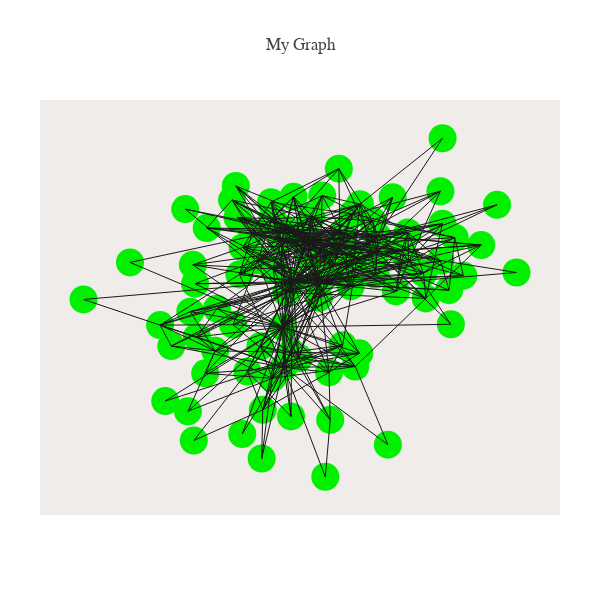
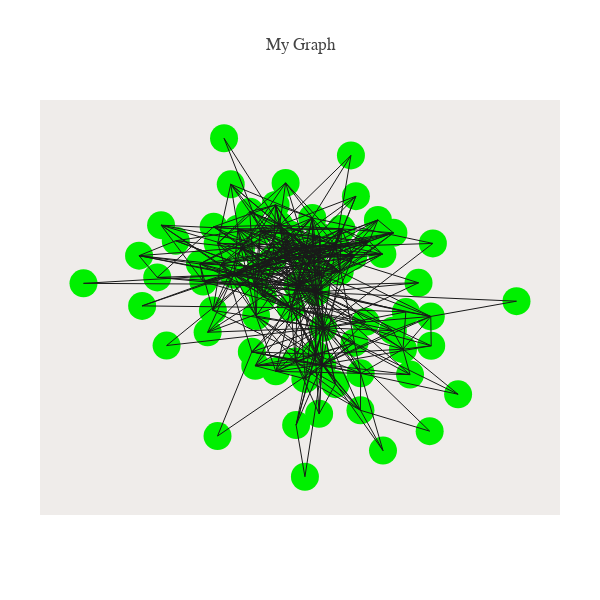
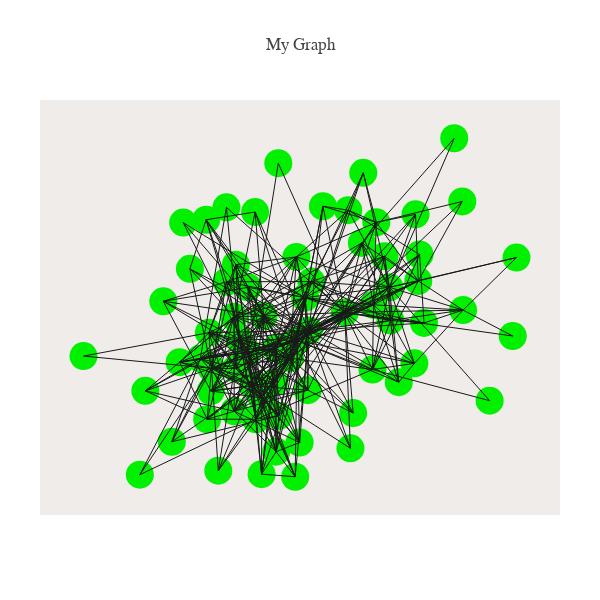
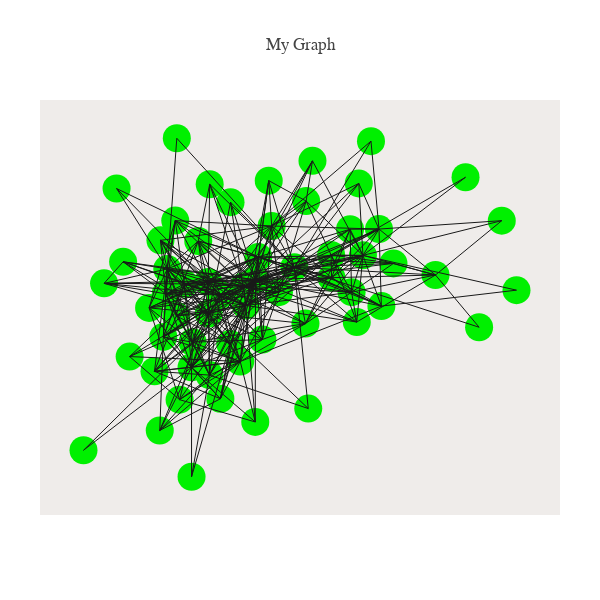

The notebook cell saved with these charts, in order:
### Code cell
def merge_labels(clusters, classes_info, sids, enum2label):
    """
    Create a new mapping from syllable id (sid in database) to their new class index.
     The class index is the index of the cluster where the original class belongs.
     E.g. syllable 123456 originally belongs to class 1, and syllable 234567 originally belongs to class 2
     Class 1 and 2 now merges into cluster #3.
     Accordingly, syllable 123456 and 234567 is now mapped to cluster #3
    :param clusters: an array of N element, where N is the number of original classes. Value at element #i is the
                     index of the cluster class #i now belongs, e.g. if originally there are 10 classes and clusters is
                     [0 0 1 3 1 2 2 0 1 3], it is interpreted that:
       class index    0 1 2 3 4 5 6 7 8 9
       cluster #0 ->  ^ ^           ^
       cluster #1 ->      ^   ^       ^
       cluster #2 ->            ^ ^
       cluster #3 ->        ^           ^
                     class #0, #1, #7 now belong to cluster #0
                     class #2, #4, #8 now belong to cluster #1
                     class #5, #6 now belong to cluster #2
                     class #3, #9 now belong to cluster #3
    :param classes_info: a map from (original) class index to list of sind (indices of syllables in the array sids)
                         e.g. given 10 classes, classes_info looks something like:
                         {0: [1,4,6,9,31], 1:[2,17, 5, 22], ...}
    :param sids: array of syllable id (sid in database). The array indices of them is used in classes_info
    :param enum2label: a map from class index to the actual label given in the database
    :return: (sid_to_cluster_base_1, merged_enum2label_base1) where:
           sid_to_cluster_base_1: a map from syllable id (sid) to the cluster index (base 1) its original class belongs to
           merged_enum2label_base1: a map from cluster index (base 1) to a new label. This new label is a concatenation of all its
                              constituent class labels
    """
    sid_to_cluster_base_1 = {}
    merged_enum2label_base1 = {}
    for current_class_idx, merged_class_idx in enumerate(clusters):
        merged_class_idx_base_1 = merged_class_idx + 1

        sinds = classes_info[current_class_idx]
        for sind in sinds:
            sid = sids[sind]
            sid_to_cluster_base_1[sid] = merged_class_idx_base_1

        current_class_label = enum2label[current_class_idx]
        if merged_class_idx_base_1 in merged_enum2label_base1:
            merged_enum2label_base1[merged_class_idx_base_1].append(current_class_label)
        else:
            merged_enum2label_base1[merged_class_idx_base_1] = [current_class_label]

    for merged_class_idx in list(merged_enum2label_base1.keys()):
        class_labels = merged_enum2label_base1[merged_class_idx]
        merged_enum2label_base1[merged_class_idx] = ' -&- '.join(class_labels)

    return sid_to_cluster_base_1, merged_enum2label_base1


def display_graph(nodes, edges, labels):
    graph=nx.Graph()#  G is an empty Graph
    graph.add_nodes_from(nodes)
    graph.add_edges_from(edges)

    # pos=nx.fruchterman_reingold_layout(graph)   
    pos = nx.spring_layout(graph, weight='strength', iterations=3000)

    Xn=[pos[k][0] for k in range(len(pos))]
    Yn=[pos[k][1] for k in range(len(pos))]

    trace_nodes=dict(type='scatter',
                     x=Xn, 
                     y=Yn,
                     mode='markers',
                     marker=dict(size=28, color='rgb(0,240,0)'),
                     text=labels,
                     hoverinfo='text')

    Xe=[]
    Ye=[]
    for e in graph.edges():
        Xe.extend([pos[e[0]][0], pos[e[1]][0], None])
        Ye.extend([pos[e[0]][1], pos[e[1]][1], None])

    trace_edges=dict(type='scatter',
                     mode='lines',
                     x=Xe,
                     y=Ye,
                     line=dict(width=1, color='rgb(25,25,25)'),
                     hoverinfo='none' 
                    )

    axis=dict(showline=False, # hide axis line, grid, ticklabels and  title
              zeroline=False,
              showgrid=False,
              showticklabels=False,
              title='' 
              )
    layout=dict(title= 'My Graph',  
                font= dict(family='Balto'),
                width=600,
                height=600,
                autosize=False,
                showlegend=False,
                xaxis=axis,
                yaxis=axis,
                margin=dict(
                l=40,
                r=40,
                b=85,
                t=100,
                pad=0,

        ),
        hovermode='closest',
        plot_bgcolor='#efecea', #set background color            
        )


    fig = dict(data=[trace_nodes, trace_edges], layout=layout)
    iplot(fig)


for i in range(len(cutoffs)):
    clustering = clusters[:, i]
    sid_to_cluster, merged_enum2label = merge_labels(clustering, classes_info, sids, enum2label)

    songs = AudioFile.objects.filter(database=dm.database)
    song_sequences = songs_to_syl_seqs(songs, sid_to_cluster, merged_enum2label)

    edges, node_dict = extract_graph_properties(song_sequences, merged_enum2label)

    graph = nx.Graph()
    graph.add_edges_from(edges)

    digraph = nx.DiGraph()
    digraph.add_edges_from(edges)

#     networkx_stats(graph, digraph, node_dict)
    nodes = sorted(list(node_dict.keys()))
    labels = [node_dict[x] for x in nodes]
    
    display_graph(nodes, edges, labels)

#     pos = nx.spring_layout(graph, weight='strength', iterations=3000)

#     fig = plt.figure(1, figsize=(15, 15))
#     nx.draw_networkx(graph, pos, node_size=60, font_size=12)

#     fig.show()
#     plt.show()

### Figure 1 — Plotly figure (JSON) as saved in the notebook; plotly's stock layout.template omitted (floating-point values rounded to 4 significant figures; data arrays with more than 128 entries replaced by an {"elided": "..."} marker saying what was removed)
{"data": [{"hoverinfo": "text", "marker": {"color": "rgb(0,240,0)", "size": 28}, "mode": "markers", "text": ["#0 __PSEUDO_START__", "#1 alarmy(short)", "#2 alarmy(short)_chiup", "#3 chiup", "#4 click", "#5 cough(tmi+click)", "#6 dinnerplate(2)", "#7 down(carunlock)", "#8 downcurve(doublevoiced)_chiup", "#9 downhook_flatsqueak", "#10 downsqueak(bitunder)_pipe(low)", "#11 downsqueak(hook)", "#12 downsqueak(pew)", "#13 downsqueak(twopart)", "#14 downsqueak_stepdown(click) -&- pipe_downsqueak4", "#15 dragon", "#16 flatsqueak(f#[6])", "#17 killem", "#18 killem(bump)", "#19 moggy", "#20 moggy(cat_tmi)", "#21 moggy2", "#22 moustache", "#23 moustache(messy) -&- waah(magpie2) -&- waah(rough+sansbass)", "#24 peaksqueak(cutting)", "#25 peaksqueak(whistley)", "#26 peakwhistle(tmi)", "#27 pipe(a#[5])", "#28 pipe(a#[7])", "#29 pipe(a[6]+)", "#30 pipe(a[6]+)_short", "#31 pipe(a[6]+click)", "#32 pipe(b[6])", "#33 pipe(b[6]+click)", "#34 pipe(c#[7])", "#35 pipe(c#[7]+hook+click)", "#36 pipe(c[6])", "#37 pipe(c[7])", "#38 pipe(d#[6])", "#39 pipe(d#[7])", "#40 pipe(d[6]) -&- pipe(e[6]) -&- waah(low+d#) -&- waah(thin+low)", "#41 pipe(d[6]female)", "#42 pipe(f#[5]bent)", "#43 pipe(f#[6])", "#44 pipe(f[6])", "#45 pipe(g#[5])", "#46 pipe(g#[6])", "#47 pipe(g[5]+click)", "#48 pipe(g[6])", "#49 pipe(g[6])_long -&- waah(mid+g)", "#50 pipe(g[6]+click) -&- trill(dragon)", "#51 pipe(low)_tailoff1", "#52 pipe_downsqueak -&- pipe_downsqueak3", "#53 pipe_downsqueak2", "#54 pipe_downsqueak_jumpup", "#55 shrieky(uphook)", "#56 shrieky(uphook+sansuphook)", "#57 stepdown(c[7]-c[6])", "#58 stepdown(c[7]-c[6]+click)", "#59 stepdown+click_male", "#60 stepdown_mid", "#61 stepup(c[7]-d[7])", "#62 stepup(d[7]-d#[7])", "#63 stutter", "#64 stutter(cheese)", "#65 stutter(cheeselow)", "#66 stutter(cheet)", "#67 stutter(wavey)", "#68 stutter(wavey)_chirp", "#69 stutter_chirp", "#70 stutter_chiup(decurved)", "#71 stutter_stutter(tmi+hoha)", "#72 stutter_stutter_chiup", "#73 stutter_stutter_upsqueak", "#74 stutter_upsqueak", "#75 trill", "#76 trill(short)", "#77 trill(tail)", "#78 upsqueak(cleanglass)", "#79 upsqueak(shrieky)", "#80 upsqueak_flatsqueak", "#81 waah(magpie)", "#82 waah(mid+a#)", "#83 waah(mid+a) -&- waah(thin+hi)", "#84 waah(rough)", "#85 waah(thin+med)", "#86 waah(thin+med2)", "#87 __PSEUDO_END__"], "type": "scatter", "uid": "c87868c2-9d6f-11e9-bd4e-acbc32c91d43", "x": [0.03107, 0.09593, 0.6503, -0.1172, 0.1498, -0.07619, -0.05797, 0.3583, -0.1466, -0.1207, -0.03194, -0.0882, -0.4531, -0.4693, -0.2908, -0.004214, -0.3903, -0.3818, -0.3274, -0.05039, -0.2112, 0.4442, 0.0538, 0.0781, -0.07285, 0.03004, 0.06518, -0.002687, 0.04972, 0.4834, -0.1501, 0.2081, 0.5396, 0.3091, -0.2962, 0.5892, 0.289, -0.7098, -0.1541, -0.08109, -0.163, 0.1439, -0.5637, 0.3113, 0.4384, -0.3227, 0.4118, -0.2433, 0.3655, -0.22, 0.04, -0.117, 0.1292, 0.1353, 0.09222, 0.2145, 0.4181, -0.3536, -0.2399, 0.4176, -0.05605, 0.4564, 0.4112, -0.08462, -0.3744, -0.3595, 0.06132, -0.03252, -0.3633, -0.1952, 0.1044, -0.2098, 0.1566, -0.1147, 0.2464, 0.1032, 0.2613, 0.1586, -0.3662, 0.1982, -0.434, 0.2717, -0.18, 0.006186, 0.2112, -0.2313, -0.2262, -0.05373], "y": [0.02488, 0.2285, 0.08132, -0.4793, 0.1592, 0.3105, -0.6808, 0.07814, -0.6456, 0.4537, 0.2886, 0.2488, -0.5993, -0.1973, -0.1102, 0.2441, 0.4167, -0.6535, -0.4522, 0.4817, -0.7738, -0.1928, 0.1751, 0.1237, -0.02543, -0.05304, -0.6987, 0.1649, -1, 0.06421, -0.9035, 0.07068, 0.2266, 0.2933, -0.3333, 0.4396, 0.1983, -0.06145, -0.3092, -0.421, 0.1458, -0.4164, 0.1348, 0.1387, -0.01224, 0.3169, 0.1432, 0.4648, -0.05577, 0.07082, 0.4883, 0.3654, 0.008216, 0.3909, 0.6307, 0.2729, 0.7919, -0.2599, -0.195, 0.3397, -0.3413, 0.2657, 0.5114, -0.2071, -0.1263, 0.02211, -0.4475, -0.3718, -0.8081, -0.4429, -0.3037, 0.2137, -0.3465, 0.1002, -0.83, 0.2917, 0.4795, 0.443, 0.1221, 0.3555, -0.3082, -0.01921, 0.2903, 0.376, 0.1907, 0.5393, 0.372, 0.03312]}, {"hoverinfo": "none", "line": {"color": "rgb(25,25,25)", "width": 1}, "mode": "lines", "type": "scatter", "uid": "c87b2bac-9d6f-11e9-8efc-acbc32c91d43", "x": {"elided": "1665 float values"}, "y": {"elided": "1665 float values"}}], "layout": {"autosize": false, "font": {"family": "Balto"}, "height": 600, "hovermode": "closest", "margin": {"b": 85, "l": 40, "pad": 0, "r": 40, "t": 100}, "plot_bgcolor": "#efecea", "showlegend": false, "title": "My Graph", "width": 600, "xaxis": {"showgrid": false, "showline": false, "showticklabels": false, "title": "", "zeroline": false}, "yaxis": {"showgrid": false, "showline": false, "showticklabels": false, "title": "", "zeroline": false}}}

### Figure 2 — Plotly figure (JSON) as saved in the notebook; plotly's stock layout.template omitted (floating-point values rounded to 4 significant figures; data arrays with more than 128 entries replaced by an {"elided": "..."} marker saying what was removed)
{"data": [{"hoverinfo": "text", "marker": {"color": "rgb(0,240,0)", "size": 28}, "mode": "markers", "text": ["#0 __PSEUDO_START__", "#1 alarmy(short)", "#2 alarmy(short)_chiup", "#3 chiup", "#4 click", "#5 cough(tmi+click)", "#6 dinnerplate(2) -&- downsqueak(pew)", "#7 down(carunlock)", "#8 downcurve(doublevoiced)_chiup", "#9 downhook_flatsqueak", "#10 downsqueak(bitunder)_pipe(low)", "#11 downsqueak(hook)", "#12 downsqueak(twopart)", "#13 downsqueak_stepdown(click) -&- moustache -&- pipe(d[6]) -&- pipe(e[6]) -&- pipe_downsqueak4 -&- waah(low+d#) -&- waah(magpie) -&- waah(thin+low)", "#14 dragon", "#15 flatsqueak(f#[6])", "#16 killem", "#17 killem(bump)", "#18 moggy", "#19 moggy(cat_tmi) -&- stepup(d[7]-d#[7])", "#20 moggy2", "#21 moustache(messy) -&- waah(magpie2) -&- waah(rough+sansbass)", "#22 peaksqueak(cutting)", "#23 peaksqueak(whistley)", "#24 peakwhistle(tmi)", "#25 pipe(a#[5])", "#26 pipe(a#[7])", "#27 pipe(a[6]+)", "#28 pipe(a[6]+)_short", "#29 pipe(a[6]+click)", "#30 pipe(b[6])", "#31 pipe(b[6]+click)", "#32 pipe(c#[7])", "#33 pipe(c#[7]+hook+click)", "#34 pipe(c[6])", "#35 pipe(c[7])", "#36 pipe(d#[6])", "#37 pipe(d#[7])", "#38 pipe(d[6]female)", "#39 pipe(f#[5]bent)", "#40 pipe(f#[6])", "#41 pipe(f[6])", "#42 pipe(g#[5])", "#43 pipe(g#[6])", "#44 pipe(g[5]+click)", "#45 pipe(g[6])", "#46 pipe(g[6])_long -&- waah(mid+a) -&- waah(mid+g) -&- waah(thin+hi)", "#47 pipe(g[6]+click) -&- trill(dragon) -&- trill(tail)", "#48 pipe(low)_tailoff1", "#49 pipe_downsqueak -&- pipe_downsqueak3 -&- stutter_stutter(tmi+hoha)", "#50 pipe_downsqueak2", "#51 pipe_downsqueak_jumpup", "#52 shrieky(uphook)", "#53 shrieky(uphook+sansuphook)", "#54 stepdown(c[7]-c[6])", "#55 stepdown(c[7]-c[6]+click)", "#56 stepdown+click_male", "#57 stepdown_mid", "#58 stepup(c[7]-d[7])", "#59 stutter", "#60 stutter(cheese)", "#61 stutter(cheeselow)", "#62 stutter(cheet)", "#63 stutter(wavey)", "#64 stutter(wavey)_chirp", "#65 stutter_chirp", "#66 stutter_chiup(decurved)", "#67 stutter_stutter_chiup", "#68 stutter_stutter_upsqueak", "#69 stutter_upsqueak", "#70 trill", "#71 trill(short)", "#72 upsqueak(cleanglass)", "#73 upsqueak(shrieky)", "#74 upsqueak_flatsqueak", "#75 waah(mid+a#)", "#76 waah(rough)", "#77 waah(thin+med) -&- waah(thin+med2)", "#78 __PSEUDO_END__"], "type": "scatter", "uid": "c9ae86f4-9d6f-11e9-aa31-acbc32c91d43", "x": [-0.006222, -0.2142, -0.7052, 0.2001, 0.1191, -0.08612, 0.06441, -0.1622, 0.1994, -0.314, 0.04341, 0.02239, 0.4291, 0.06579, 0.02035, -0.5137, 0.5184, 0.3614, -0.2009, -0.2825, 0.436, -0.1255, -0.02781, -0.1415, -0.0107, 0.1758, 0.01807, -0.4039, 0.273, 0.06715, -0.2243, -0.07774, 0.3383, 0.1683, 0.0421, 0.7091, -0.07679, 0.07446, -0.1554, -0.4338, -0.1905, -0.4643, 0.2564, -0.2801, 0.3071, -0.2669, 0.1318, -0.1277, 0.1374, -0.1471, -0.3249, -0.4518, -0.06473, -0.2461, 0.3052, 0.2167, -0.04503, 0.05169, -0.5237, 0.07788, 0.3477, 0.3891, 0.0195, -0.01288, 0.4254, 0.1177, 0.1799, -0.1442, -0.1193, -0.2674, -0.031, 0.1845, -0.2997, -0.2573, 0.4305, 0.2274, -0.051, 0.271, 0.0549], "y": [0.04127, 0.1012, 0.05399, -0.4366, 0.258, 0.1877, -0.6566, 0.4445, -0.6377, 0.06413, 0.2084, 0.1599, -0.1265, 0.1002, 0.2492, -0.06888, -0.5505, -0.4434, 0.3516, -0.09344, 0.2716, 0.1441, -0.07872, -0.1239, -0.7184, 0.201, -1, 0.286, -0.8575, 0.3095, 0.5938, 0.4816, -0.3047, 0.7511, 0.4102, -0.04324, -0.4257, -0.3887, -0.3192, -0.2849, 0.2469, 0.08641, 0.3995, 0.3621, 0.3292, 0.2719, 0.1187, 0.3406, 0.3509, 0.04841, 0.1598, 0.371, 0.3708, 0.8447, -0.2041, -0.1559, 0.6014, -0.3326, 0.2048, -0.1884, -0.1015, 0.05701, -0.4671, -0.3722, -0.7514, -0.4957, -0.2692, -0.395, -0.01821, -0.7782, 0.3207, 0.5289, -0.2127, 0.1566, -0.2862, 0.2836, 0.2456, 0.2136, 0.00498]}, {"hoverinfo": "none", "line": {"color": "rgb(25,25,25)", "width": 1}, "mode": "lines", "type": "scatter", "uid": "c9ae8898-9d6f-11e9-a1c8-acbc32c91d43", "x": {"elided": "1545 float values"}, "y": {"elided": "1545 float values"}}], "layout": {"autosize": false, "font": {"family": "Balto"}, "height": 600, "hovermode": "closest", "margin": {"b": 85, "l": 40, "pad": 0, "r": 40, "t": 100}, "plot_bgcolor": "#efecea", "showlegend": false, "title": "My Graph", "width": 600, "xaxis": {"showgrid": false, "showline": false, "showticklabels": false, "title": "", "zeroline": false}, "yaxis": {"showgrid": false, "showline": false, "showticklabels": false, "title": "", "zeroline": false}}}

### Figure 3 — Plotly figure (JSON) as saved in the notebook; plotly's stock layout.template omitted (floating-point values rounded to 4 significant figures; data arrays with more than 128 entries replaced by an {"elided": "..."} marker saying what was removed)
{"data": [{"hoverinfo": "text", "marker": {"color": "rgb(0,240,0)", "size": 28}, "mode": "markers", "text": ["#0 __PSEUDO_START__", "#1 alarmy(short)", "#2 alarmy(short)_chiup -&- peakwhistle(tmi) -&- stutter_chiup(decurved)", "#3 chiup", "#4 click", "#5 cough(tmi+click)", "#6 dinnerplate(2) -&- downsqueak(pew) -&- pipe(c[7])", "#7 down(carunlock)", "#8 downcurve(doublevoiced)_chiup", "#9 downhook_flatsqueak", "#10 downsqueak(bitunder)_pipe(low)", "#11 downsqueak(hook)", "#12 downsqueak(twopart)", "#13 downsqueak_stepdown(click) -&- moustache -&- pipe(d[6]) -&- pipe(e[6]) -&- pipe(g[6])_long -&- pipe(low)_tailoff1 -&- pipe_downsqueak4 -&- waah(low+d#) -&- waah(magpie) -&- waah(mid+a) -&- waah(mid+g) -&- waah(thin+hi) -&- waah(thin+low)", "#14 dragon", "#15 flatsqueak(f#[6])", "#16 killem", "#17 killem(bump)", "#18 moggy", "#19 moggy(cat_tmi) -&- stepdown(c[7]-c[6]) -&- stepdown(c[7]-c[6]+click) -&- stepup(d[7]-d#[7])", "#20 moggy2", "#21 moustache(messy) -&- waah(magpie2) -&- waah(rough) -&- waah(rough+sansbass)", "#22 peaksqueak(cutting)", "#23 peaksqueak(whistley)", "#24 pipe(a#[5])", "#25 pipe(a#[7])", "#26 pipe(a[6]+)", "#27 pipe(a[6]+)_short", "#28 pipe(a[6]+click)", "#29 pipe(b[6])", "#30 pipe(b[6]+click)", "#31 pipe(c#[7])", "#32 pipe(c#[7]+hook+click)", "#33 pipe(c[6])", "#34 pipe(d#[6])", "#35 pipe(d#[7])", "#36 pipe(d[6]female)", "#37 pipe(f#[5]bent)", "#38 pipe(f#[6]) -&- pipe(g#[6]) -&- pipe(g[6])", "#39 pipe(f[6])", "#40 pipe(g#[5])", "#41 pipe(g[5]+click)", "#42 pipe(g[6]+click) -&- trill(dragon) -&- trill(tail)", "#43 pipe_downsqueak -&- pipe_downsqueak3 -&- stutter_stutter(tmi+hoha)", "#44 pipe_downsqueak2", "#45 pipe_downsqueak_jumpup", "#46 shrieky(uphook)", "#47 shrieky(uphook+sansuphook)", "#48 stepdown+click_male", "#49 stepdown_mid", "#50 stepup(c[7]-d[7])", "#51 stutter", "#52 stutter(cheese)", "#53 stutter(cheeselow)", "#54 stutter(cheet)", "#55 stutter(wavey)", "#56 stutter(wavey)_chirp", "#57 stutter_chirp", "#58 stutter_stutter_chiup", "#59 stutter_stutter_upsqueak", "#60 stutter_upsqueak", "#61 trill", "#62 trill(short)", "#63 upsqueak(cleanglass)", "#64 upsqueak(shrieky)", "#65 upsqueak_flatsqueak", "#66 waah(mid+a#)", "#67 waah(thin+med) -&- waah(thin+med2)", "#68 __PSEUDO_END__"], "type": "scatter", "uid": "ca7c3f0c-9d6f-11e9-9fec-acbc32c91d43", "x": [-0.007326, -0.1616, 0.3387, 0.5488, -0.1967, -0.2328, 0.5548, -0.4206, 0.7546, -0.2328, -0.1699, -0.1133, 0.2272, -0.1039, -0.2088, -0.5309, 0.751, 0.5363, -0.4037, -0.01094, -0.3322, -0.2735, 0.02904, 0.05791, -0.09177, 0.8766, -0.5001, 1, -0.2881, -0.7046, -0.5472, 0.3562, -0.7299, -0.4522, 0.3939, 0.4163, 0.2898, -0.09407, -0.2979, -0.2004, -0.01648, -0.1707, -0.4127, -0.04039, -0.2889, -0.6221, -0.4008, -0.9887, -0.5829, 0.3432, -0.4253, 0.2112, 0.1109, 0.2373, 0.5308, 0.4213, 0.9826, 0.5753, 0.4593, 0.04148, 0.714, -0.2962, -0.3697, 0.2497, -0.3313, 0.2962, -0.1036, 0.003909, 0.04675], "y": [-0.0469, 0.03919, -0.1486, 0.1622, -0.323, -0.08823, 0.255, -0.3228, 0.0601, 0.1397, -0.2476, -0.1935, 0.4105, -0.0727, -0.2055, 0.367, 0.4411, 0.3958, -0.2238, 0.2466, 0.4204, -0.04087, 0.1037, 0.1601, -0.3109, -0.2577, 0.2046, 0.2444, -0.1449, -0.2232, -0.1228, 0.3678, -0.5174, -0.1096, 0.249, 0.14, 0.2957, 0.5753, 0.03673, 0.404, -0.5246, -0.5154, -0.0193, -0.1086, 0.2194, 0.09094, -0.1442, -0.1012, -0.4018, 0.07847, 0.3769, 0.05179, 0.4242, -0.4247, -0.1267, 0.02373, -0.03086, 0.01497, -0.1927, -0.221, 0.6628, -0.2949, -0.5033, -0.3011, 0.1594, 0.5414, -0.4367, -0.4044, -0.01169]}, {"hoverinfo": "none", "line": {"color": "rgb(25,25,25)", "width": 1}, "mode": "lines", "type": "scatter", "uid": "ca7c40b4-9d6f-11e9-93de-acbc32c91d43", "x": {"elided": "1365 float values"}, "y": {"elided": "1365 float values"}}], "layout": {"autosize": false, "font": {"family": "Balto"}, "height": 600, "hovermode": "closest", "margin": {"b": 85, "l": 40, "pad": 0, "r": 40, "t": 100}, "plot_bgcolor": "#efecea", "showlegend": false, "title": "My Graph", "width": 600, "xaxis": {"showgrid": false, "showline": false, "showticklabels": false, "title": "", "zeroline": false}, "yaxis": {"showgrid": false, "showline": false, "showticklabels": false, "title": "", "zeroline": false}}}

### Figure 4 — Plotly figure (JSON) as saved in the notebook; plotly's stock layout.template omitted (floating-point values rounded to 4 significant figures; data arrays with more than 128 entries replaced by an {"elided": "..."} marker saying what was removed)
{"data": [{"hoverinfo": "text", "marker": {"color": "rgb(0,240,0)", "size": 28}, "mode": "markers", "text": ["#0 __PSEUDO_START__", "#1 alarmy(short)", "#2 alarmy(short)_chiup -&- dinnerplate(2) -&- downsqueak(pew) -&- peakwhistle(tmi) -&- pipe(c[7]) -&- stutter_chiup(decurved)", "#3 chiup", "#4 click", "#5 cough(tmi+click)", "#6 down(carunlock)", "#7 downcurve(doublevoiced)_chiup", "#8 downhook_flatsqueak", "#9 downsqueak(bitunder)_pipe(low)", "#10 downsqueak(hook)", "#11 downsqueak(twopart)", "#12 downsqueak_stepdown(click) -&- moustache -&- pipe(d[6]) -&- pipe(e[6]) -&- pipe(g[6])_long -&- pipe(low)_tailoff1 -&- pipe_downsqueak4 -&- waah(low+d#) -&- waah(magpie) -&- waah(mid+a#) -&- waah(mid+a) -&- waah(mid+g) -&- waah(thin+hi) -&- waah(thin+low) -&- waah(thin+med) -&- waah(thin+med2)", "#13 dragon -&- moustache(messy) -&- waah(magpie2) -&- waah(rough) -&- waah(rough+sansbass)", "#14 flatsqueak(f#[6])", "#15 killem", "#16 killem(bump)", "#17 moggy", "#18 moggy(cat_tmi) -&- stepdown(c[7]-c[6]) -&- stepdown(c[7]-c[6]+click) -&- stepup(d[7]-d#[7])", "#19 moggy2", "#20 peaksqueak(cutting)", "#21 peaksqueak(whistley)", "#22 pipe(a#[5])", "#23 pipe(a#[7])", "#24 pipe(a[6]+)", "#25 pipe(a[6]+)_short", "#26 pipe(a[6]+click) -&- pipe(g[6]+click) -&- trill(dragon) -&- trill(tail)", "#27 pipe(b[6])", "#28 pipe(b[6]+click) -&- stepdown+click_male", "#29 pipe(c#[7]) -&- pipe_downsqueak_jumpup", "#30 pipe(c#[7]+hook+click)", "#31 pipe(c[6])", "#32 pipe(d#[6])", "#33 pipe(d#[7])", "#34 pipe(d[6]female)", "#35 pipe(f#[5]bent)", "#36 pipe(f#[6]) -&- pipe(g#[6]) -&- pipe(g[6]) -&- trill(short)", "#37 pipe(f[6])", "#38 pipe(g#[5])", "#39 pipe(g[5]+click)", "#40 pipe_downsqueak -&- pipe_downsqueak3 -&- stutter_stutter(tmi+hoha) -&- stutter_stutter_chiup", "#41 pipe_downsqueak2", "#42 shrieky(uphook)", "#43 shrieky(uphook+sansuphook)", "#44 stepdown_mid", "#45 stepup(c[7]-d[7])", "#46 stutter", "#47 stutter(cheese)", "#48 stutter(cheeselow)", "#49 stutter(cheet)", "#50 stutter(wavey)", "#51 stutter(wavey)_chirp", "#52 stutter_chirp", "#53 stutter_stutter_upsqueak", "#54 stutter_upsqueak", "#55 trill", "#56 upsqueak(cleanglass)", "#57 upsqueak(shrieky)", "#58 upsqueak_flatsqueak", "#59 __PSEUDO_END__"], "type": "scatter", "uid": "cb246b0c-9d6f-11e9-88ca-acbc32c91d43", "x": [-0.05215, -0.1985, 0.2794, 0.4656, -0.1128, -0.3574, -0.151, 0.6851, -0.3264, -0.3634, -0.2911, 0.1824, -0.151, -0.1966, -0.5546, 0.4344, 0.387, -0.384, 0.07666, 0.1905, -0.003824, 0.1797, -0.3226, 0.8019, -0.01545, 0.9427, -0.259, -0.3867, -0.4072, 0.04841, -0.2631, -0.1935, 0.3531, 0.4031, 0.4748, -0.3204, -0.07378, -0.5038, -0.5291, -0.6031, -0.05964, -0.4281, -0.2632, -0.6831, 0.2811, -0.3096, 0.1363, 0.03695, -0.1116, 0.3791, 0.359, 0.8547, 0.5218, -0.2371, 1, -0.3729, -0.1926, 0.01228, 0.207, -0.01448], "y": [-0.07169, 0.02953, 0.1451, 0.2564, -0.2372, 0.08514, -0.4723, 0.0592, 0.2927, -0.02167, 0.02107, 0.3766, -0.02634, -0.1063, 0.4305, 0.6339, 0.4523, 0.208, -0.01474, -0.5143, 0.1367, -0.1495, -0.116, 0.4788, -0.5719, 0.2925, -0.2295, -0.6085, -0.3542, 0.2697, -0.8071, -0.3707, 0.2558, 0.1435, -0.0743, 0.6464, -0.3123, -0.291, 0.1159, 0.02324, 0.01138, -0.08212, -0.3374, -0.6934, 0.04758, -0.4761, 0.09265, 0.4643, 0.3717, -0.1428, -0.01474, -0.1651, 0.1089, 0.2051, -0.005939, -0.2069, 0.4489, -0.2178, 0.5494, 0.03903]}, {"hoverinfo": "none", "line": {"color": "rgb(25,25,25)", "width": 1}, "mode": "lines", "type": "scatter", "uid": "cb246c9c-9d6f-11e9-b9cc-acbc32c91d43", "x": {"elided": "1173 float values"}, "y": {"elided": "1173 float values"}}], "layout": {"autosize": false, "font": {"family": "Balto"}, "height": 600, "hovermode": "closest", "margin": {"b": 85, "l": 40, "pad": 0, "r": 40, "t": 100}, "plot_bgcolor": "#efecea", "showlegend": false, "title": "My Graph", "width": 600, "xaxis": {"showgrid": false, "showline": false, "showticklabels": false, "title": "", "zeroline": false}, "yaxis": {"showgrid": false, "showline": false, "showticklabels": false, "title": "", "zeroline": false}}}
